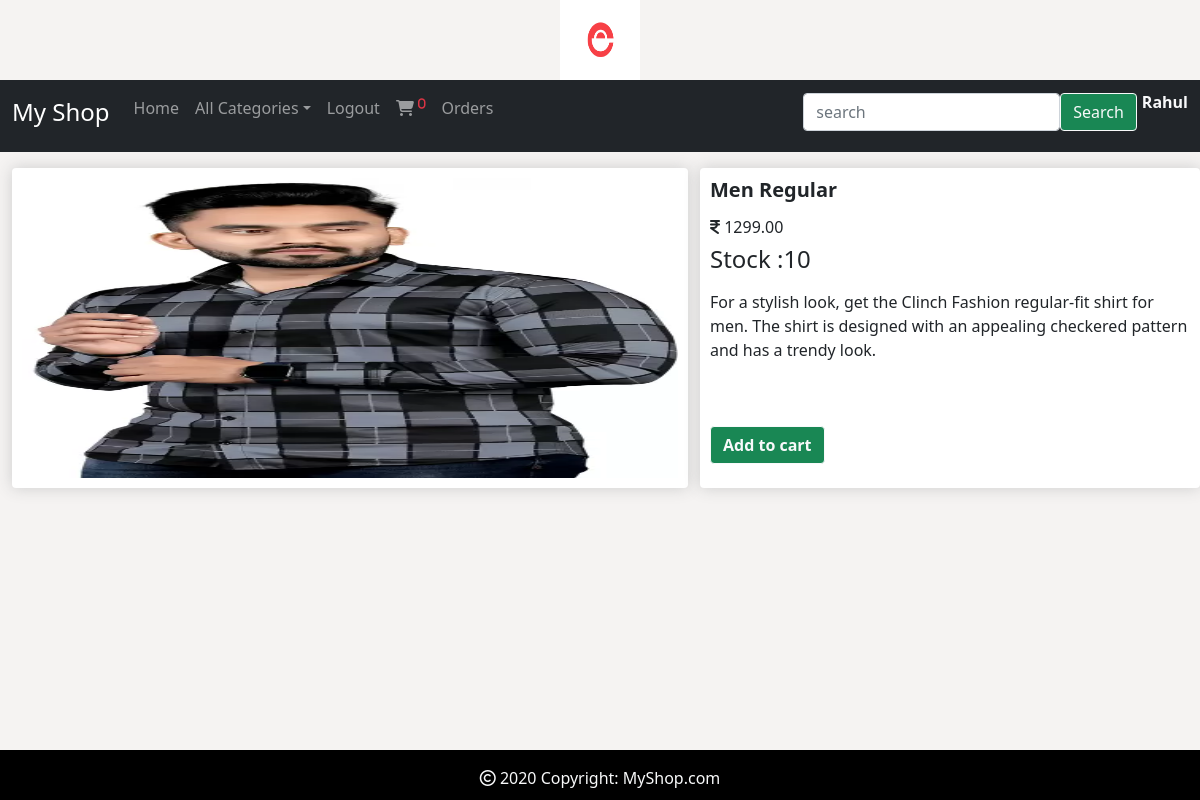
The app's page /details/1 (signed in) with its own data.
### shop/models.py (models this page shows, shortened)
class Product(models.Model):
    name=models.CharField(max_length=30)
    desc=models.TextField()
    image=models.ImageField(upload_to='product',blank=True,null=True)
    price=models.DecimalField(max_digits=10,decimal_places=2)
    stock=models.IntegerField()
    available=models.BooleanField(default=True)
    created=models.DateTimeField(auto_now_add=True)
    updated=models.DateTimeField(auto_now=True)
    category=models.ForeignKey(Category,on_delete=models.CASCADE)

### shop/views.py (the view)
# urls.py: path('details/<int:p>', views.details, name='details'),
@login_required
def details(request,p):
    i=Product.objects.get(id=p)
    return render(request,template_name='details.html',context={'i':i})

### cart/context_processors.py (called while the page is built)
def total(request):
    item_count=0
    if request.user.is_authenticated:
        u=request.user
        try:
            c = Cart.objects.filter(user=u)
            for i in c:
                item_count +=i.quantity
        except:
            item_count=0
    return{'count':item_count}

### shop/context_processors.py (called while the page is built)
def menulinks(request):
    links=Category.objects.all()
    return {'links':links}

### templates/details.html
{%extends 'base.html'%}
{%load static%}
{%block body%}
<div class="container-fluid">
    <div class="row mt-3">
        <div class="col-md-7">
            <div class="box-element">
                <img src="{{i.image.url}}" width="100%" height="300px;">
            </div>
        </div>
        <div class="col-md-5 box-element">
            <div>
                <h5 class="fw-bold">{{i.name}}</h5>
                <h6 class="mt-3"><i class="fa-solid fa-indian-rupee-sign"></i> {{i.price}}</h6>
                <h4>Stock :{{i.stock}}</h4>
                <p style="text-element:justify;" class="mt-3">{{i.desc}}</p>
                {% if user.is_authenticated %}
                    {%if user.is_superuser == True %}
                        {% if i.stock == 0 %}
                            <h2>Product is out Of Stock</h2>
                            <a class="btn btn-success btn-outline-light fw-bold mt-5" href="{% url 'admin:index' %}">Add Stock</a>
                        {% else %}
                            <h2>Product in Stock</h2>
                            <a class="btn btn-success btn-outline-light fw-bold mt-5" href="{% url 'admin:index' %}">Add Stock</a>
                        {%endif%}
                        {%else%}
                            {% if i.stock == 0 %}
                                <h2>Out Of Stock</h2>
                            {%else%}
                                <a class="btn btn-success btn-outline-light fw-bold mt-5" href="{% url 'cart:addtocart' i.name %}">Add to cart</a>
                            {%endif%}
                    {%endif%}
                {%endif%}
            </div>
        </div>
    </div>
</div>
{%endblock%}

### templates/base.html (shortened to what this page needs)
<!DOCTYPE html>
{%load static%}
<html lang="en">
<head>
    <link href="https://cdn.jsdelivr.net/npm/bootstrap@5.0.2/dist/css/bootstrap.min.css" rel="stylesheet">
    <link rel="stylesheet" type="text/css" href="{%static 'css/style.css'%}">
    <link rel="stylesheet" type="text/css" href="{%static 'css/style.css'%}">
    <link rel="stylesheet" href="https://cdnjs.cloudflare.com/ajax/libs/font-awesome/6.5.1/css/all.min.css" />
</head>
<body>
<header>
    <div class="container-fluid">
        <center><img src="{%static 'images/logo.png'%}" height="80px" width="80px"></center>
    </div>
</header>
<nav class="navbar navbar-expand-lg navbar-dark bg-dark">
    <div class="container-fluid">
        <a class="navbar-brand" href="#"><h4>My Shop</h4></a>
        <div class="mb-2 collapse navbar-collapse" id="navbarSupportedContent">
            <ul class="navbar-nav me-auto mb-2">
                <li class="nav-item">
                    <a class="nav-link" href="{%url 'shop:home'%}">Home</a>
                </li>
                <li class="nav-item dropdown">
                    <a class="nav-link dropdown-toggle" href="#" id="navdropdown" data-bs-toggle="dropdown" role="button">All Categories</a>
                 {%if user.is_authenticated%}
                <li class="nav-item">
                    <a class="nav-link" href="{%url 'shop:logout'%}">Logout</a>
                </li>
                    {% if user.is_superuser == False %}
                </li>
                 <li class="nav-item">
                     <a class="nav-link" href="{%url 'cart:cartview'%}"><i class="fa-solid fa-cart-shopping"> <sup class="text-danger">{{count}}</sup></i></a>
                </li>
                <li class="nav-item">
                    <a class="nav-link" href="{%url 'cart:yourorders'%}">Orders</a>
                </li>
                {% endif %}
                {%endif%}
            </ul>
            {%if user.is_authenticated%}
            <form class="d-flex" method="post" action="{%url 'search:search'%}">
                <input type="search" class="form-control" placeholder="search" name="s">
                <button class="btn btn-success btn-outline-light" type="submit"> Search </button>
                <h6 class="fw-bold text-light" style="padding-left:5px;"> {{user.username}}</h6>
            </form>
            {%endif%}
        </div>
    </div>
</nav>
{%block body%}
{%endblock%}
<footer class="text-lg-start text-light footer">
  <div class="text-center p-3">
    <i class="fa-regular fa-copyright"></i> 2020 Copyright:
    <a class="text-light" href="#" style="text-decoration: none;">MyShop.com</a>
  </div>
</footer>
</body>
</html>

### static/css/style.css (style rules this page uses)
body { background-color: #f5f3f2; }
.footer { background-color:black; text-align:center; width:100%; height:50px; position:fixed; bottom:0; left:0; }
.box-element { box-shadow:hsl(0, 0%, 80%) 0 0 16px; background-color: #fff; border-radius: 4px; padding: 10px; }

### records on screen
Product: image (picture), name "Men Regular", price "1299.00", stock "10", desc "For a stylish look, get the Clinch Fashion regular-fit shirt for men. The shirt is designed with an appealing checkered pattern and has a trendy look."

### other values on screen
{{ count }} "0"
{{ user.username }} "Rahul"
